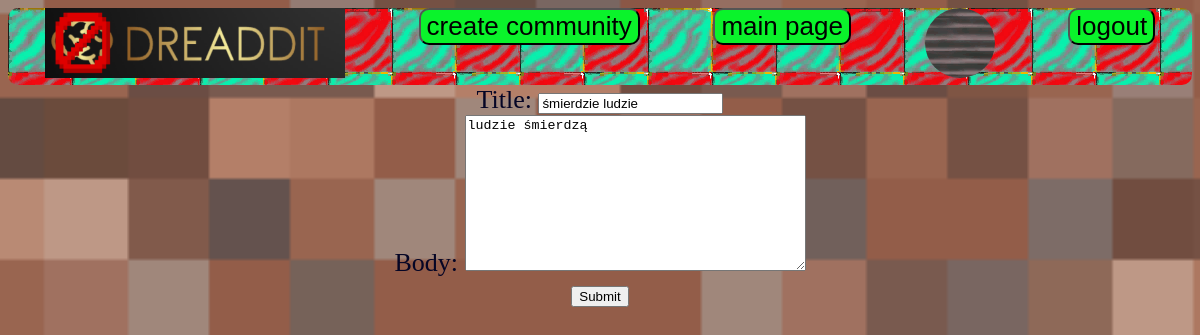
Screenshot of /update_post/12/ (signed in) with the database file from the repository.
### social_news/models.py (models this page shows)
class Profile(models.Model):
    user = models.OneToOneField(User, on_delete=models.CASCADE, unique=True)
    image = models.ImageField(upload_to="social_news/files/profiles")

class Post(models.Model):
    title = models.CharField(max_length=255)
    Community = models.ForeignKey(Community, on_delete=models.CASCADE)
    body = models.TextField()
    user_creator = models.ForeignKey(User, on_delete=models.CASCADE)
    created_at = models.DateTimeField(auto_now_add=True)

### social_news/views.py (the view, shortened to what this page needs)
# urls.py: path('update_post/<int:pk>/', UpdatePostView.as_view(), name='update_post'),
class UpdatePostView(LoginRequiredMixin, UpdateView):
    model = Post
    fields = ['title', 'body']
    template_name = "social_news/form.html"

### social_news/context_proccessors.py (called while the page is built)
def Profile_CTX(request):
    return {
        "Profile_CTX": Profile.objects.all()
    }

### templates/social_news/form.html (shortened to what this page needs)
{% extends 'base.html' %}
{% block content %}
    <form class="form_style" method="post">
        {{ form.as_div }}
    <input type="submit">
    </form>
{% endblock %}

### templates/top_bar.html (shortened to what this page needs)
<div class="top_bar">
    {% load static %}
    <img class=logo src="{% static 'logo.png' %}">
        {% if user.is_authenticated %}
             <a href="{% url 'add_community' %}"><button>create community</button></a>
            <div><a href="{% url 'start_page' %}"><button>main page</button></a></div>
            {% for pic in Profile_CTX %}
                {% if pic.user == user %}
                  <a href="{% url 'user_profile' %}"><img class="profile_picture_smaller" src="/{{ pic.image }}"></a>
                {% endif %}
            {% endfor %}
            <form method="post" action="{% url 'logout_view' %}">
            <button type="submit">logout</button>
            </form>
        {% else %}
            <div>
           <a href="{% url 'login_view' %}"><button>login</button></a>
           <a href="{% url 'register_view' %}"><button>register</button></a>
            </div>
        {% endif %}
    </div>

### social_news/static/style.css (style rules this page uses)
.top_bar { background-image: url("bl_red_cyan.png"); display: flex; justify-content: space-around; flex-direction: row; border-radius: 10px; }
.logo { width: 300px; height: 70px; }
body { background-image: url("background_2.png"); text-align: center; background-repeat: no-repeat; background-size: cover; background-attachment: fixed; font-size: 26px; color: #050525; }
button { background-color: rgb(10, 243, 43); border-radius: 10px; font-size: 26px; }
.profile_picture_smaller { width: 70px; height: 70px; border-radius: 50px; border-color: #630079; }
a { text-decoration: none; }

### rows the page displays
Profile: image (picture)
Post: title "śmierdzie ludzie", body "ludzie śmierdzą"
